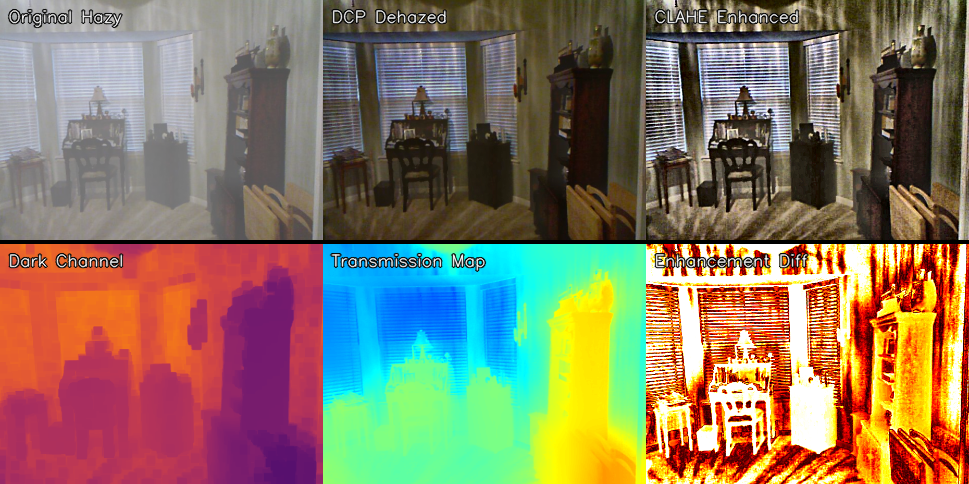
#> input picture analysis_grid.png, 969 x 484 px, given in place of the camera
$ python webcam.py 5   (older library calls are emulated)
#> lines starting #> are read from the running program, lines starting #| are printed output that depends on the picture; after the words box and inside, x2 and y2 are one past the last pixel; in counts of white or black regions, pixels touching at a corner belong together
### haze_pipeline.py
"""
Smoke Density Estimation & Air Quality Monitoring
Pipeline: DCP Haze Removal + CLAHE Clarity Enhancement
Dataset: RESIDE Indoor Haze (1399 images)
"""

import cv2
import numpy as np
from pathlib import Path
import json
import time


# ─────────────────────────────────────────────
# 1. DARK CHANNEL PRIOR (DCP) HAZE REMOVAL
# ─────────────────────────────────────────────

def dark_channel(image, patch_size=15):
    """Compute the dark channel of a hazy image."""
    min_channel = np.min(image, axis=2)
    kernel = cv2.getStructuringElement(
        cv2.MORPH_RECT, (patch_size, patch_size)
    )
    dark = cv2.erode(min_channel, kernel)
    return dark


def estimate_atmospheric_light(image, dark_ch, top_percent=0.001):
    """Estimate global atmospheric light A from brightest dark channel pixels."""
    h, w = dark_ch.shape
    num_pixels = h * w
    num_brightest = max(int(num_pixels * top_percent), 1)

    flat_dark = dark_ch.flatten()
    flat_image = image.reshape(-1, 3)

    indices = np.argsort(flat_dark)[-num_brightest:]
    brightest_pixels = flat_image[indices]
    atmospheric_light = np.max(brightest_pixels, axis=0)
    return atmospheric_light.astype(np.float64)


def estimate_transmission(image, atmospheric_light, omega=0.95, patch_size=15):
    """Estimate transmission map t(x) = 1 - omega * dark_channel(I/A)."""
    img_norm = image.astype(np.float64) / (atmospheric_light + 1e-6)
    img_norm = np.clip(img_norm, 0, 1)
    dark_norm = dark_channel(img_norm, patch_size)
    transmission = 1.0 - omega * dark_norm
    return transmission


# [21 lines left out: function guided_filter, not called in this run]


def recover_scene_radiance(image, transmission, atmospheric_light, t0=0.1):
    """Recover haze-free scene radiance J(x)."""
    image = image.astype(np.float64)
    t = np.maximum(transmission, t0)
    t3 = np.stack([t, t, t], axis=2)

    J = (image - atmospheric_light) / t3 + atmospheric_light
    J = np.clip(J, 0, 255).astype(np.uint8)
    return J


# [12 lines left out: function dcp_dehaze, not called in this run]


# ─────────────────────────────────────────────
# 2. CLAHE CLARITY ENHANCER
# ─────────────────────────────────────────────

def clahe_enhance(image, clip_limit=3.0, tile_grid=(8, 8)):
    """Apply CLAHE on L channel of LAB colorspace for perceptual enhancement."""
    lab = cv2.cvtColor(image, cv2.COLOR_BGR2LAB)
    l_channel, a, b = cv2.split(lab)

    clahe = cv2.createCLAHE(clipLimit=clip_limit, tileGridSize=tile_grid)
    l_enhanced = clahe.apply(l_channel)

    enhanced_lab = cv2.merge([l_enhanced, a, b])
    enhanced = cv2.cvtColor(enhanced_lab, cv2.COLOR_LAB2BGR)
    return enhanced


def adaptive_sharpen(image, strength=0.5):
    """Unsharp masking for edge sharpening post-enhancement."""
    blurred = cv2.GaussianBlur(image, (0, 0), 3)
    sharpened = cv2.addWeighted(image, 1 + strength, blurred, -strength, 0)
    return sharpened


# ─────────────────────────────────────────────
# 3. SMOKE DENSITY METRICS
# ─────────────────────────────────────────────

def compute_smoke_density(image, transmission):
    """
    Estimate smoke/haze density from transmission map.
    Density = 1 - mean(transmission) → higher = more haze.
    """
    density = 1.0 - np.mean(transmission)
    return float(np.clip(density, 0, 1))


# [29 lines left out: functions compute_visibility_score, compute_contrast_ratio, compute_fog_density_index, not called in this run]


def estimate_aqi_from_density(smoke_density):
    """
    Heuristic mapping: smoke density → AQI band.
    Based on PM2.5 correlations from RESIDE benchmark literature.
    """
    d = smoke_density
    if d < 0.15:
        return {"aqi": int(d * 333), "category": "Good",         "color": "#00e400"}
    elif d < 0.30:
        return {"aqi": int(51 + (d - 0.15) * 660), "category": "Moderate",      "color": "#ffff00"}
    elif d < 0.50:
        return {"aqi": int(101 + (d - 0.30) * 500),"category": "Unhealthy (Sensitive)", "color": "#ff7e00"}
    elif d < 0.70:
        return {"aqi": int(151 + (d - 0.50) * 500),"category": "Unhealthy",     "color": "#ff0000"}
    elif d < 0.85:
        return {"aqi": int(201 + (d - 0.70) * 667),"category": "Very Unhealthy","color": "#8f3f97"}
    else:
        return {"aqi": int(301 + (d - 0.85) * 1327),"category": "Hazardous",    "color": "#7e0023"}


# ─────────────────────────────────────────────
# 4. FULL PROCESSING PIPELINE
# ─────────────────────────────────────────────

# [153 lines left out: functions process_image, batch_process_reside, not called in this run]


# [22 lines that do not run on import are left out]

### webcam.py
"""
Live Webcam Smoke Detection
Real-time DCP + CLAHE on webcam feed with AQI overlay
Run: python webcam.py
Controls: Q = quit | S = save snapshot | D = toggle dehaze | H = toggle HUD
"""

import cv2
import numpy as np
import time
from datetime import datetime
from pathlib import Path

from haze_pipeline import (
    dark_channel, estimate_atmospheric_light,
    estimate_transmission, recover_scene_radiance,
    clahe_enhance, adaptive_sharpen,
    compute_smoke_density, compute_fog_density_index,
    estimate_aqi_from_density
)


# ── Config ────────────────────────────────────
PATCH_SIZE    = 9       # smaller for real-time speed
OMEGA         = 0.90
GUIDED_RADIUS = 20
CLAHE_CLIP    = 2.5
ALPHA_SMOOTH  = 0.15    # EMA smoothing for density readout
SNAPSHOT_DIR  = Path("webcam_snapshots")


# ── Fast lightweight dehazer for real-time ────
def fast_dehaze(frame, patch=9, omega=0.90):
    """Optimised DCP for real-time: smaller patch, no guided filter."""
    dark_ch  = dark_channel(frame, patch)
    atm      = estimate_atmospheric_light(frame, dark_ch)
    trans    = estimate_transmission(frame, atm, omega, patch)
    trans    = cv2.GaussianBlur(trans.astype(np.float32), (11, 11), 0)  # fast smooth
    dehazed  = recover_scene_radiance(frame, trans, atm, t0=0.1)
    return dehazed, trans


def enhance_frame(dehazed, clip=2.5):
    enhanced = clahe_enhance(dehazed, clip_limit=clip)
    return adaptive_sharpen(enhanced, strength=0.3)


# ── HUD drawing helpers ───────────────────────
AQI_COLORS = {
    "Good":                   (0,   220, 0),
    "Moderate":               (0,   220, 220),
    "Unhealthy (Sensitive)":  (0,   130, 255),
    "Unhealthy":              (0,   80,  255),
    "Very Unhealthy":         (180, 60,  200),
    "Hazardous":              (30,  20,  180),
}

def draw_hud(frame, density, aqi_info, fps, mode_label, smoothed_density):
    h, w = frame.shape[:2]
    overlay = frame.copy()
    cat = aqi_info["category"]
    color = AQI_COLORS.get(cat, (200, 200, 200))

    # Top-left panel background
    cv2.rectangle(overlay, (0, 0), (320, 180), (15, 15, 25), -1)
    cv2.addWeighted(overlay, 0.75, frame, 0.25, 0, frame)

    # Title
    cv2.putText(frame, "SMOKE / AQI MONITOR", (12, 26),
                cv2.FONT_HERSHEY_SIMPLEX, 0.55, (200, 200, 200), 1, cv2.LINE_AA)

    # AQI value (large)
    cv2.putText(frame, f"AQI  {aqi_info['aqi']}", (12, 70),
                cv2.FONT_HERSHEY_SIMPLEX, 1.4, color, 2, cv2.LINE_AA)

    # Category
    cv2.putText(frame, cat, (12, 98),
                cv2.FONT_HERSHEY_SIMPLEX, 0.52, color, 1, cv2.LINE_AA)

    # Density bar
    bar_x, bar_y, bar_w, bar_h = 12, 112, 290, 14
    cv2.rectangle(frame, (bar_x, bar_y), (bar_x + bar_w, bar_y + bar_h), (50, 50, 60), -1)
    fill = int(bar_w * min(smoothed_density, 1.0))
    cv2.rectangle(frame, (bar_x, bar_y), (bar_x + fill, bar_y + bar_h), color, -1)
    cv2.rectangle(frame, (bar_x, bar_y), (bar_x + bar_w, bar_y + bar_h), (100, 100, 120), 1)
    cv2.putText(frame, f"Smoke density  {smoothed_density:.3f}", (12, 145),
                cv2.FONT_HERSHEY_SIMPLEX, 0.44, (180, 180, 180), 1, cv2.LINE_AA)

    # FDI row
    cv2.putText(frame, f"FPS {fps:.1f}   Mode: {mode_label}", (12, 168),
                cv2.FONT_HERSHEY_SIMPLEX, 0.42, (140, 140, 140), 1, cv2.LINE_AA)

    # Timestamp bottom-right
    ts = datetime.now().strftime("%Y-%m-%d  %H:%M:%S")
    cv2.putText(frame, ts, (w - 200, h - 12),
                cv2.FONT_HERSHEY_SIMPLEX, 0.38, (120, 120, 120), 1, cv2.LINE_AA)

    # Controls help (bottom-left)
    cv2.putText(frame, "Q=quit  S=snapshot  D=dehaze  H=HUD", (8, h - 12),
                cv2.FONT_HERSHEY_SIMPLEX, 0.38, (100, 100, 100), 1, cv2.LINE_AA)

    return frame


def draw_transmission_mini(frame, trans):
    """Draw a small transmission heatmap thumbnail in top-right corner."""
    h, w = frame.shape[:2]
    th, tw = 100, 140
    t_uint8  = (np.clip(trans, 0, 1) * 255).astype(np.uint8)
    t_color  = cv2.applyColorMap(t_uint8, cv2.COLORMAP_JET)
    t_small  = cv2.resize(t_color, (tw, th))
    frame[10: 10+th, w-tw-10: w-10] = t_small
    cv2.rectangle(frame, (w-tw-10, 10), (w-10, 10+th), (80, 80, 80), 1)
    cv2.putText(frame, "Transmission", (w-tw-4, 8),
                cv2.FONT_HERSHEY_SIMPLEX, 0.35, (140, 140, 140), 1)
    return frame


# ── Main loop ────────────────────────────────
def run_webcam(camera_index=0):
#> called with camera_index = 5
    SNAPSHOT_DIR.mkdir(exist_ok=True)

    cap = cv2.VideoCapture(camera_index)
    if not cap.isOpened():
        print(f"ERROR: Cannot open camera {camera_index}.")
        print("Try: python webcam.py 1   (for external webcam)")
        return

    cap.set(cv2.CAP_PROP_FRAME_WIDTH,  1280)
    cap.set(cv2.CAP_PROP_FRAME_HEIGHT, 720)
    cap.set(cv2.CAP_PROP_FPS, 30)

    print("Webcam started. Controls: Q=quit | S=snapshot | D=toggle dehaze | H=toggle HUD")

    smoothed_density = 0.3
    show_hud   = True
    do_dehaze  = True
    prev_time  = time.time()
    fps        = 0.0

    while True:
        ret, frame = cap.read()
#> frame is the input picture: shape (484, 969, 3); mean B, G, R 97.1, 120.5, 135.8
        if not ret:
            print("Frame read failed. Exiting.")
            break

        # FPS
        now = time.time()
        fps = 0.9 * fps + 0.1 * (1.0 / (now - prev_time + 1e-6))
        prev_time = now

        display = frame.copy()

        if do_dehaze:
            dehazed, transmission = fast_dehaze(frame, PATCH_SIZE, OMEGA)
#> in dark_channel, `dark = cv2.erode(min_channel, kernel)`:
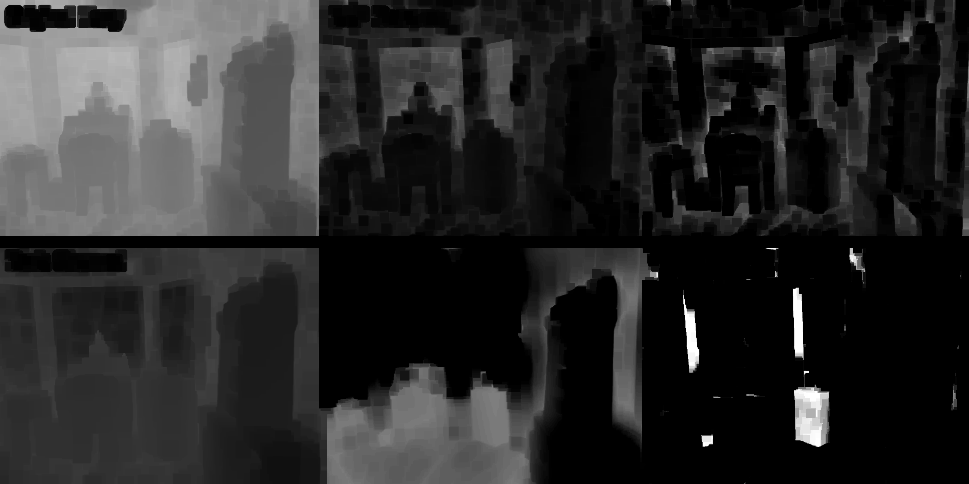
#> dark: shape (484, 969); min 0, max 255, mean 41
#> in estimate_atmospheric_light, `indices = np.argsort(flat_dark)[-num_brightest:]`: indices = 468 values, max 431055 at index 304, min 282772 at index 311, mean 334624.8
#> in estimate_atmospheric_light, `brightest_pixels = flat_image[indices]`: brightest_pixels = 468 rows, first 8: [255, 255, 255], [255, 255, 255], [255, 255, 255], [255, 255, 255], [255, 255, 255], [255, 255, 255], [255, 255, 255], [255, 255, 255]
#> in estimate_atmospheric_light, `atmospheric_light = np.max(brightest_pixels, axis=0)`: atmospheric_light = [255, 255, 255]
            enhanced = enhance_frame(dehazed, CLAHE_CLIP)
#> in clahe_enhance, `lab = cv2.cvtColor(image, cv2.COLOR_BGR2LAB)`: lab: shape (484, 969, 3); mean of channels 0, 1, 2 113.9, 135.4, 147.3
#> in clahe_enhance, `enhanced_lab = cv2.merge([l_enhanced, a, b])`: enhanced_lab: shape (484, 969, 3); mean of channels 0, 1, 2 127, 135.4, 147.3
#> in adaptive_sharpen, `blurred = cv2.GaussianBlur(image, (0, 0), 3)`:
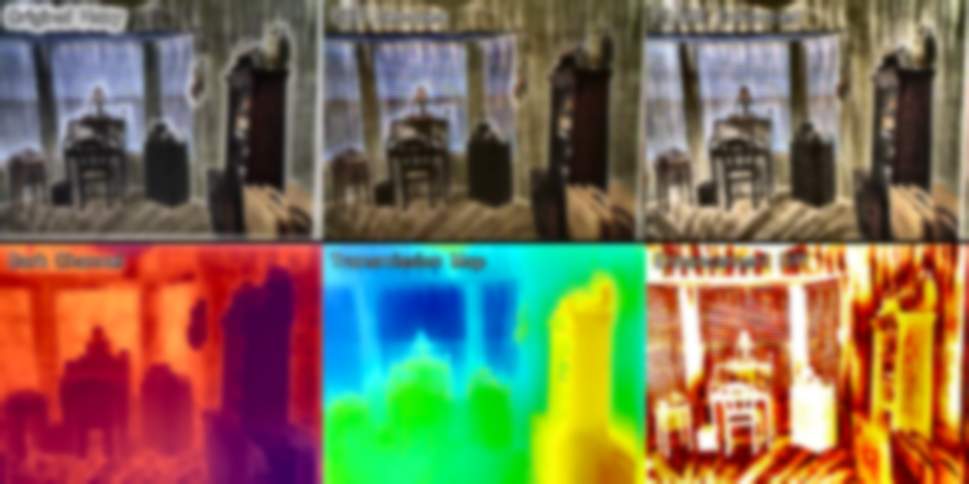
#> blurred: shape (484, 969, 3); mean B, G, R 84.6, 110.8, 124.5

            density = compute_smoke_density(frame, transmission)
#> in compute_smoke_density, `density = 1.0 - np.mean(transmission)`: density = 0.145
#> density = 0.145
            smoothed_density = (1 - ALPHA_SMOOTH) * smoothed_density + ALPHA_SMOOTH * density
#> smoothed_density = 0.277

            aqi_info = estimate_aqi_from_density(smoothed_density)
#> aqi_info = {'aqi': 134, 'category': 'Moderate', 'color': '#ffff00'}
            display  = enhanced
            mode_lbl = "DCP+CLAHE"

            # Mini transmission thumbnail
            display = draw_transmission_mini(display, transmission)
#> in draw_transmission_mini, `t_color  = cv2.applyColorMap(t_uint8, cv2.COLORMAP_JET)`:
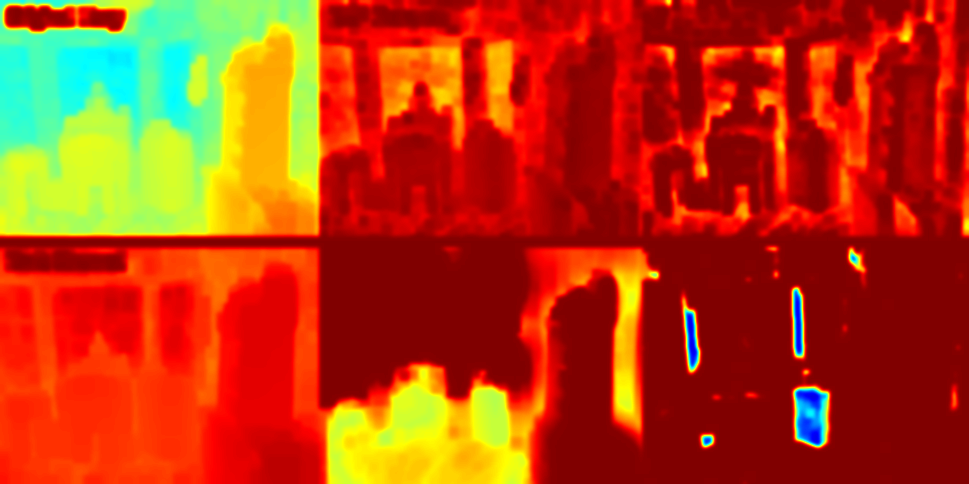
#> t_color: shape (484, 969, 3); mean B, G, R 16.4, 59.6, 183
#> in draw_transmission_mini, `t_small  = cv2.resize(t_color, (tw, th))`:
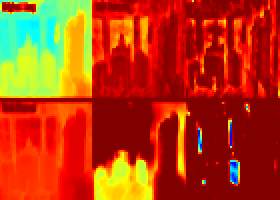
#> t_small: shape (100, 140, 3) (shown 2 times larger); mean B, G, R 16.4, 59.5, 183
#> in draw_transmission_mini, `cv2.rectangle(frame, (w-tw-10, 10), (w-10, 10+th), (80, 80, 80), 1)`:
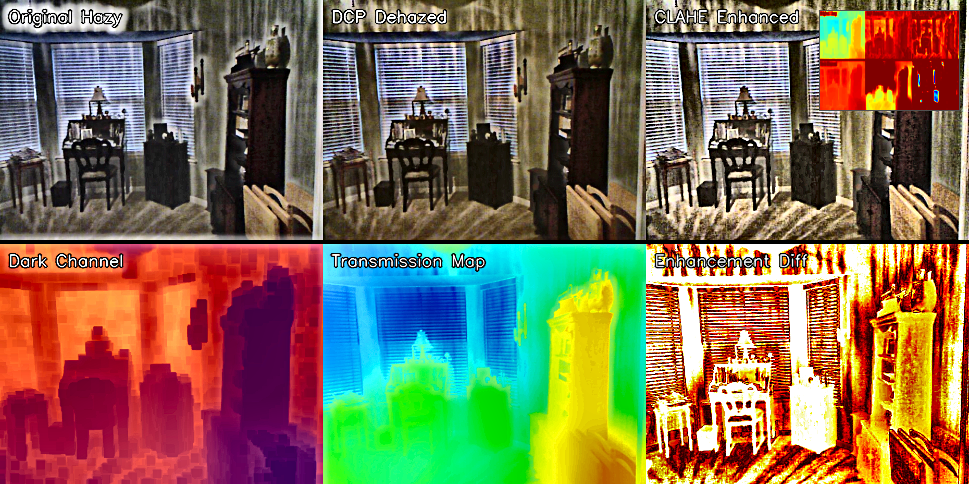
#> frame: shape (484, 969, 3); mean B, G, R 82.7, 109.5, 126
#> in draw_transmission_mini, `cv2.putText(frame, "Transmission", (w-tw-4, 8), cv2.FONT_HERSHEY_SIMPL..`: frame: shape (484, 969, 3); 0.04% of pixels changed, all inside (x1, y1, x2, y2) = (825, 0, 895, 9)
        else:
            # Passthrough — still estimate density quickly
            from haze_pipeline import dark_channel as dc
            dark_ch = dc(frame, PATCH_SIZE)
            atm     = estimate_atmospheric_light(frame, dark_ch)
            trans   = estimate_transmission(frame, atm, OMEGA, PATCH_SIZE)
            density = compute_smoke_density(frame, trans)
            smoothed_density = (1 - ALPHA_SMOOTH) * smoothed_density + ALPHA_SMOOTH * density
            aqi_info = estimate_aqi_from_density(smoothed_density)
            mode_lbl = "Original"

        if show_hud:
            display = draw_hud(display, smoothed_density, aqi_info, fps, mode_lbl, smoothed_density)
#> in draw_hud, `cat = aqi_info["category"]`: cat = 'Moderate'
#> in draw_hud, `color = AQI_COLORS.get(cat, (200, 200, 200))`: color = (0, 220, 220)
#> in draw_hud, `cv2.rectangle(overlay, (0, 0), (320, 180), (15, 15, 25), -1)`:
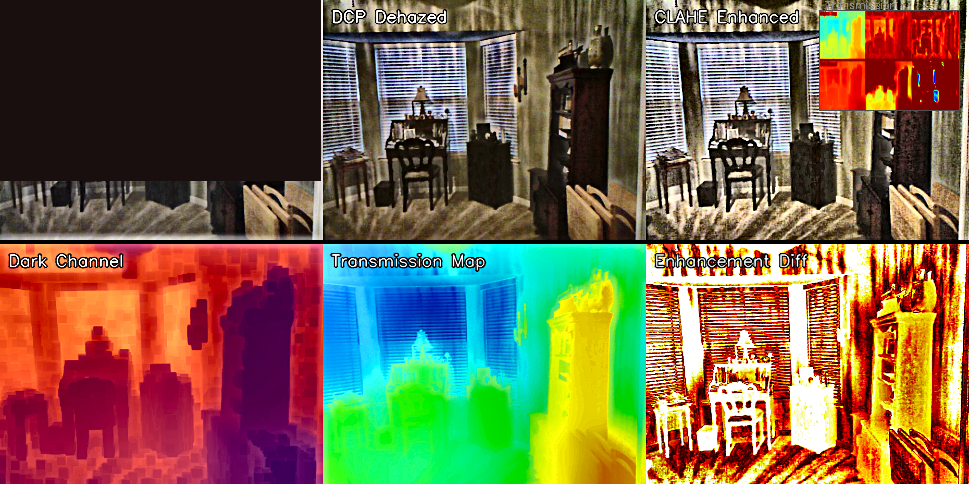
#> overlay: shape (484, 969, 3); mean B, G, R 72.1, 99.5, 117.3
#> in draw_hud, `cv2.rectangle(frame, (bar_x, bar_y), (bar_x + bar_w, bar_y + bar_h), (..`: frame: shape (484, 969, 3); mean B, G, R 74.9, 103, 120.4
#> in draw_hud, `fill = int(bar_w * min(smoothed_density, 1.0))`: fill = 80
#> in draw_hud, `cv2.putText(frame, "Q=quit  S=snapshot  D=dehaze  H=HUD", (8, h - 12),..`:
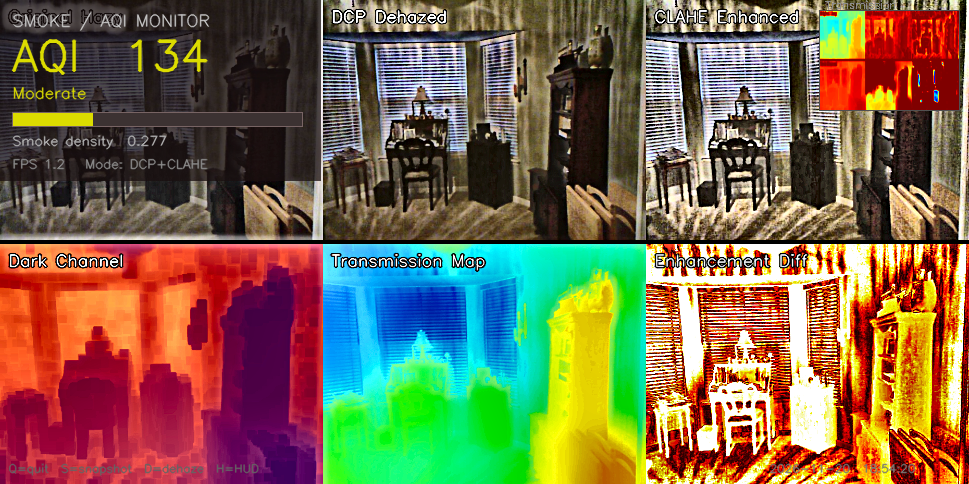
#> frame: shape (484, 969, 3); mean B, G, R 75.3, 103.8, 120.9

        cv2.imshow("Smoke & AQI Monitor — Press Q to quit", display)

        key = cv2.waitKey(1) & 0xFF
#> (key q is pressed here)
        if key == ord('q') or key == 27:
            break
        elif key == ord('s'):
            # Save snapshot
            ts   = datetime.now().strftime("%Y%m%d_%H%M%S")
            path = SNAPSHOT_DIR / f"snapshot_{ts}.png"
            cv2.imwrite(str(path), display)
            print(f"Saved: {path}")
        elif key == ord('d'):
            do_dehaze = not do_dehaze
            print(f"Dehazing: {'ON' if do_dehaze else 'OFF'}")
        elif key == ord('h'):
            show_hud = not show_hud

    cap.release()
    cv2.destroyAllWindows()
    print("Webcam closed.")


if __name__ == "__main__":
    import sys
    cam_idx = int(sys.argv[1]) if len(sys.argv) > 1 else 0
    run_webcam(cam_idx)
